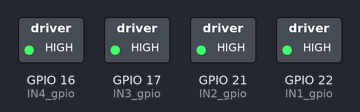
Bench run of a sketch on a simulated ESP32. Shown: switched loads named in the sketch (green lamp = pin HIGH). Nothing arrives over Bluetooth unless stated; what the sketch prints to the serial monitor is not drawn.

Above: at 0.1 s.
Timing chart, 0 to 1.6 s (numbered marks = the images above):
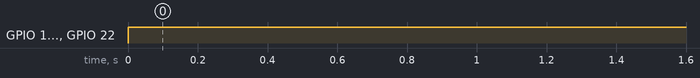

Measured:
- by itself, GPIO 16 (IN4_gpio), GPIO 17 (IN3_gpio), GPIO 21 (IN2_gpio), GPIO 22 (IN1_gpio): LOW → HIGH at 0.00 s

The sketch:

awtr_esp32_ps3_generic.ino
```cpp
#include <Ps3Controller.h>

#define PWM1_ch 0
#define PWM2_ch 1
#define PWM3_ch 2
#define PWM4_ch 3

#define PWM_res 8
#define PWM_freq 400


#define IN1_gpio 22
#define IN2_gpio 21
#define IN3_gpio 17
#define IN4_gpio 16

const int potStrRightStart = 2; //default 0
const int potStrRightEnd = 128; //default 128, reversed


const int potStrLeftStart = -2; //default 0
const int potStrLeftEnd = -127; //default -127, reversed 0

const int potAccForwardStart = -2; //default 0
const int potAccForwardEnd = -127; // default -127, reversed 1024

const int potAccBackStart = 2; //default 0
const int potAccBackEnd = 128; //default 128, reversed 0

typedef struct {
  int speedmotorLeft;
  int speedmotorRight;
  int weaponStrenght;
  bool Fire;
  int Angle;
  int weaponAccel;
}
A_t;

A_t sentData;


//customisable vars
const int PWMmax = 255;
int expoMax = 190; //exp will be this/100

//variables for the sketch
int right = 0;
int left = 0;
int forward = 0;
int back = 0;
int strPWMmax = 255;
int accPWMmax = 255;
int strValue = 0;
int accValue  = 0;

void setup(){
  Serial.begin(115200);
  Ps3.begin("00:12:34:56:78:9b");
  Serial.println("Ready.");

  ledcAttachPin(IN1_gpio, PWM1_ch);
  ledcAttachPin(IN2_gpio, PWM2_ch);
  ledcAttachPin(IN3_gpio, PWM3_ch);
  ledcAttachPin(IN4_gpio, PWM4_ch);

  ledcSetup(PWM1_ch,PWM_freq,PWM_res);
  ledcSetup(PWM1_ch,PWM_freq,PWM_res);
  ledcSetup(PWM1_ch,PWM_freq,PWM_res);
  ledcSetup(PWM1_ch,PWM_freq,PWM_res);
}

void loop(){
  if (Ps3.isConnected()) {
    strValue = Ps3.data.analog.stick.rx;
    accValue = Ps3.data.analog.stick.ry;
    //Serial.print(Ps3.data.analog.stick.rx, DEC);
    //Serial.print("\t");
    //Serial.println(Ps3.data.analog.stick.ry, DEC);
  }

  //map the value to useful pwm-friendly ones
  right = map(strValue, potStrRightStart, potStrRightEnd, 0, strPWMmax);
  left = map(strValue, potStrLeftStart, potStrLeftEnd, 0, strPWMmax);
  forward = map(accValue, potAccForwardStart, potAccForwardEnd, 0, accPWMmax);
  back = map(accValue, potAccBackStart, potAccBackEnd, 0, -accPWMmax);

  //correct the values in case of wrong pot limits on initialization and
  //so all of them will have the same weight in next computations
  right = constrain(right, 0, strPWMmax);
  left = constrain(left, 0, strPWMmax);
  forward = constrain(forward, 0, accPWMmax);
  back = constrain(back, -accPWMmax, 0);

  sentData.speedmotorLeft = forward + back + right - left;
  sentData.speedmotorRight = forward + back - right + left;

  sentData.speedmotorLeft = constrain(sentData.speedmotorLeft, -PWMmax, PWMmax);
  sentData.speedmotorRight = constrain(sentData.speedmotorRight, -PWMmax, PWMmax);

  setM2speed(sentData.speedmotorLeft);
  setM1speed(sentData.speedmotorRight);

}


int setM1speed(int rpm) {
  if (rpm < 0) {
    ledcWrite(PWM1_ch, 0);
    ledcWrite(PWM2_ch, -rpm);
  } else if (rpm > 0) {
    ledcWrite(PWM1_ch, rpm);
    ledcWrite(PWM2_ch, 0);
  } else if (rpm == 0) {
    ledcWrite(PWM1_ch, 255);
    ledcWrite(PWM2_ch, 255);
  }
  return 0;
}

int setM2speed(int rpm) {
  if (rpm < 0) {
    ledcWrite(PWM3_ch, 0);
    ledcWrite(PWM4_ch, -rpm);
  } else if (rpm > 0) {
    ledcWrite(PWM3_ch, rpm);
    ledcWrite(PWM4_ch, 0);
  } else if (rpm == 0) {
    ledcWrite(PWM3_ch, 255);
    ledcWrite(PWM4_ch, 255);
  }
  return 0;
}
```
